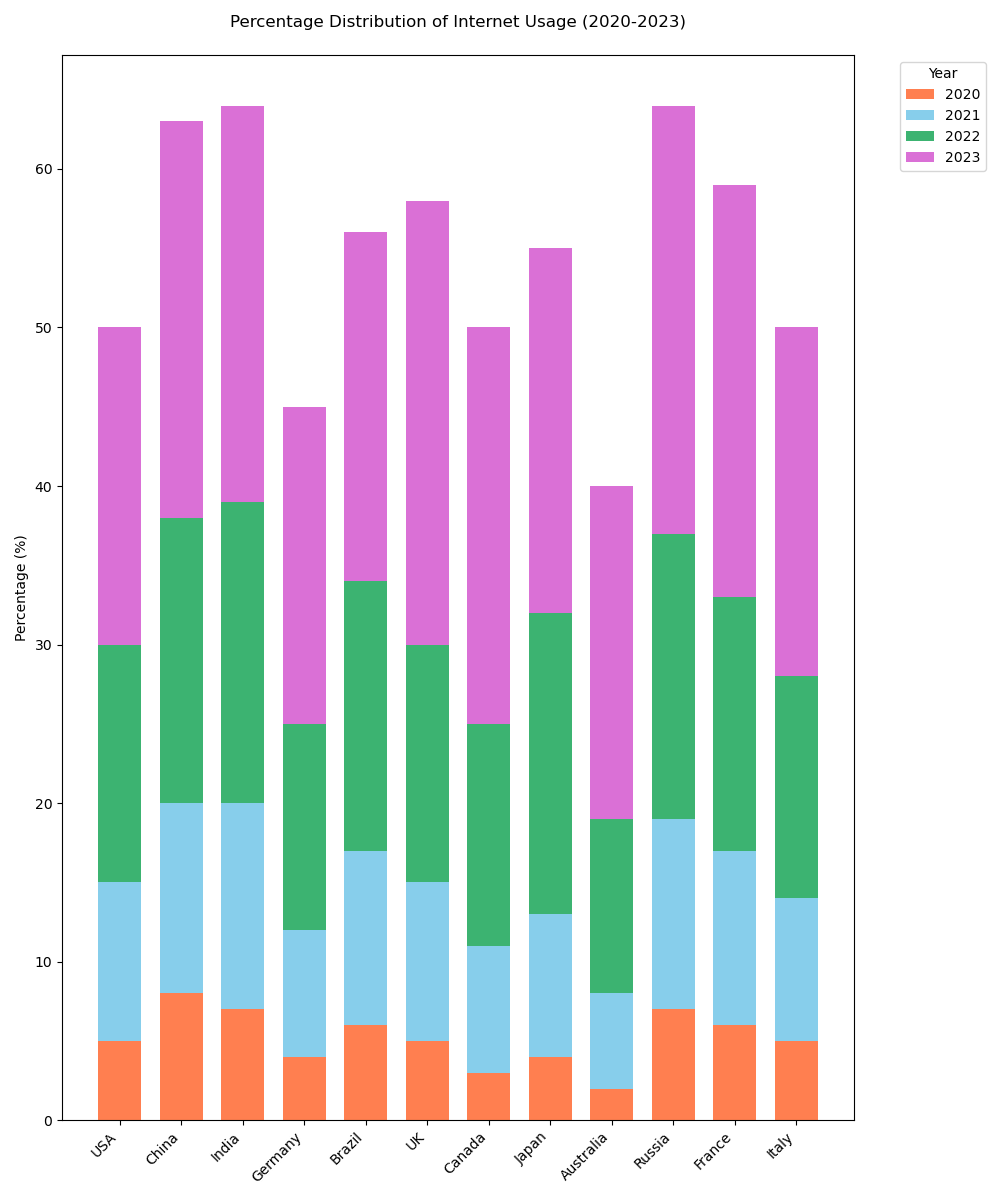

Python code for this plot:

import matplotlib.pyplot as plt
import numpy as np

data = {
    'Country': ['USA', 'China', 'India', 'Germany', 'Brazil', 'UK', 'Canada', 'Japan', 'Australia', 'Russia', 'France', 'Italy'],
    '2020': [5, 8, 7, 4, 6, 5, 3, 4, 2, 7, 6, 5],
    '2021': [10, 12, 13, 8, 11, 10, 8, 9, 6, 12, 11, 9],
    '2022': [15, 18, 19, 13, 17, 15, 14, 19, 11, 18, 16, 14],
    '2023': [20, 25, 25, 20, 22, 28, 25, 23, 21, 27, 26, 22]
}

categories = list(data.keys())[1:]
countries = data['Country']
values = np.array([data[cat] for cat in categories])

fig, ax = plt.subplots(figsize=(10, 12))

width = 0.7
indices = np.arange(len(countries))

bottom = np.zeros(len(countries))
colors = ['#FF7F50', '#87CEEB', '#3CB371', '#DA70D6']

for i, category in enumerate(categories):
    ax.bar(indices, values[i], bottom=bottom, width=width, label=category, color=colors[i % len(colors)])
    bottom += values[i]

ax.set_xticks(indices)
ax.set_xticklabels(countries, rotation=45, ha='right')
ax.set_ylabel('Percentage (%)')
ax.set_title('Percentage Distribution of Internet Usage (2020-2023)', pad=20)
ax.legend(title='Year', bbox_to_anchor=(1.05, 1), loc='upper left')

plt.tight_layout()
plt.show()
